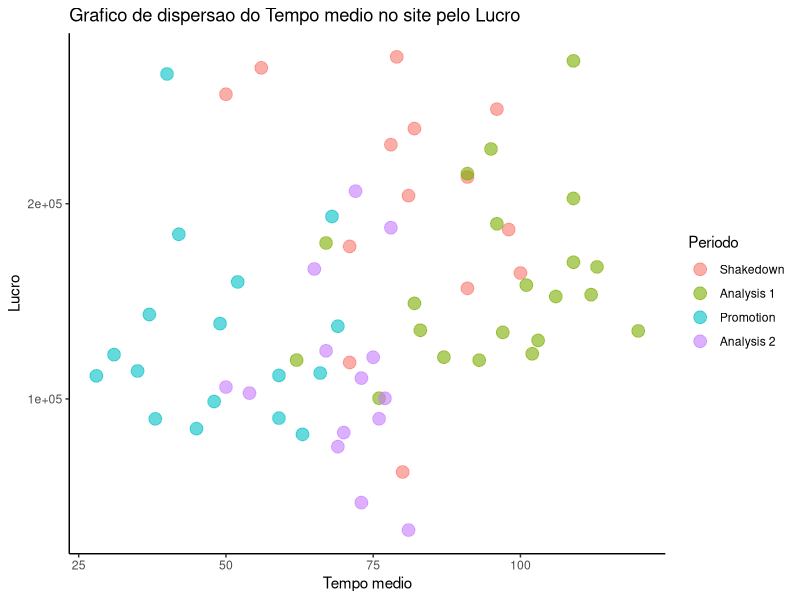
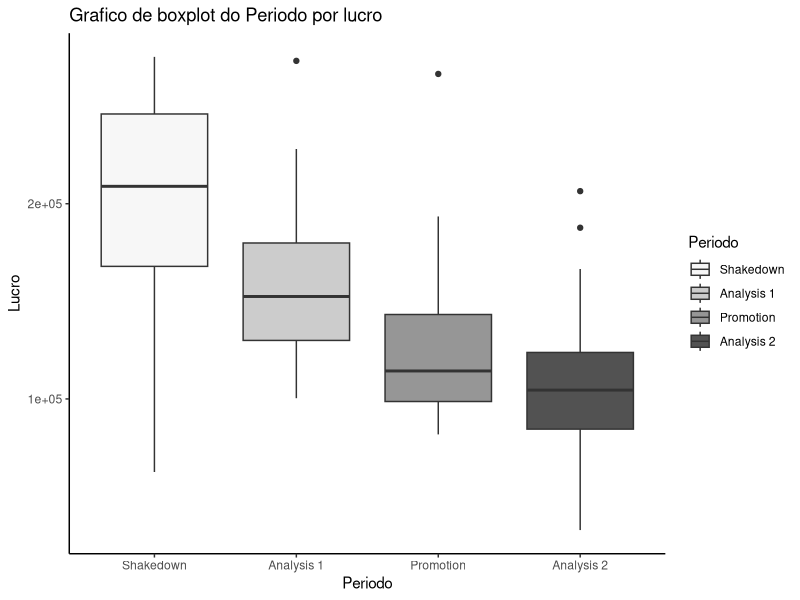

R code for these plots, in order: (Note: this script raises an error after producing the figures.)
## ---- chunk 1
knitr::opts_chunk$set(echo = TRUE)
library(tidyverse)
library(readxl)
library(knitr)
## ---- chunk 2
dados <- read_xlsx("fonte_lista1.xlsx")
## ---- chunk 3
resp_a = dados %>% 
  select(`Week (2008-2009)`, 
         Period, 
         `Avg. Time on Site (secs.)`, 
         Profit)

resp_a %>%
  head(10) %>%
  kable()
## ---- chunk 4
resp_b = rename(resp_a, 
                "Semana" = `Week (2008-2009)`, 
                "Periodo" = Period, 
                "Tempo_no_site" = `Avg. Time on Site (secs.)`, 
                "Lucro" = Profit)

resp_b %>%
  head(10) %>%
  kable()
## ---- chunk 5
resp_c = resp_b
ordem_valores_periodo = c("Shakedown", "Analysis 1", "Promotion", "Analysis 2")

resp_c$Periodo = factor(resp_b$Periodo, levels=ordem_valores_periodo)

resp_c %>%
  head(10) %>%
  kable()
## ---- chunk 6
resp_d = resp_c %>%
  ggplot(aes(x=Tempo_no_site, y=Lucro, color=Periodo)) + 
  geom_point(
      size=4,
      alpha=0.6) +
  labs(
    title = "Grafico de dispersao do Tempo medio no site pelo Lucro", 
    y = "Lucro",
    x ="Tempo medio") +
  theme_classic()

resp_d
## ---- chunk 7
resp_e = ggplot(resp_c, aes(x=Periodo, y=Lucro, fill=Periodo)) + 
  geom_boxplot() +
  labs(
    title = "Grafico de boxplot do Periodo por lucro", 
    x="Periodo",
    y="Lucro") +
  scale_fill_brewer(palette="Greys") +
  theme_classic()

resp_e
## ---- chunk 8
# Reactive that returns the whole dataset if there is no brush
selectedData <- reactive({
  data <- brushedPoints(resp_c, input$plot_brush)
  if (nrow(data) == 0)
    data <- resp_c
  data
})
## ---- chunk 9
renderPlot({
  ggplot(resp_c, aes(x=Tempo_no_site, y=Lucro, color=Periodo)) + 
  geom_point(
      size=4,
      alpha=0.6) +
  labs(
    title = "Grafico de dispersao do Tempo medio no site pelo Lucro", 
    y = "Lucro",
    x ="Tempo medio") +
  theme_classic()
}, outputArgs = list(brush = brushOpts(id = "plot_brush")))
## ---- chunk 10
renderPlot({
  ggplot(selectedData(), aes(y=Lucro, x=Periodo, fill=Periodo)) + 
  geom_boxplot() +
  labs(
    title = "Grafico de boxplot do Periodo por lucro", 
    x="Periodo",
    y="Lucro") +
  scale_fill_brewer(palette="Greys") +
  theme_classic()
})

## ---- chunk 11
renderTable({
  selectedData()
})
